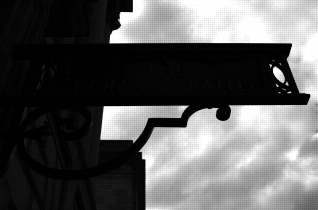
#> input picture 1.png, 318 x 210 px, given as the content of the folder -Demosaicing/Dataset_LINEAR_with_noise/bayer_panasonic/input, which was not available
$ jupyter execute demosaicMSR.ipynb   (text cells are left out)
#> lines starting #> are read from the running program, lines starting #| are printed output that depends on the picture
[cell 1]
import os
import matplotlib.pyplot as plt
import glob
#import shutil
from PIL import Image
import cv2

[cell 2]
BASE_PATH = os.path.join(os.getcwd(),'MSR-Demosaicing','Dataset_LINEAR_with_noise','bayer_panasonic')
NEW_PATH_X = os.path.join(BASE_PATH,'input_dem')
OLD_PATH_X = os.path.join(BASE_PATH,'input')
OLD_PATH_Y = os.path.join(BASE_PATH,'groundtruth')

[cell 3]
if not os.path.isdir(NEW_PATH_X): os.mkdir(NEW_PATH_X)

[cell 4]
image_paths = glob.glob(OLD_PATH_X+'/'+'*.png') # full paths to DNGs

[cell 5]
## Loop through every image in X, demosaic it, save in NEW_PATH_X
for fpath in image_paths:
    #print(fpath)
    fname = fpath.split('/')[-1].split('.')[-2]
    img = cv2.imread(fpath, flags=cv2.IMREAD_GRAYSCALE)
#> img is the input picture: shape (210, 318); min 0, max 255, mean 90.9
    rgb = cv2.cvtColor(img, cv2.COLOR_BayerBG2RGB)
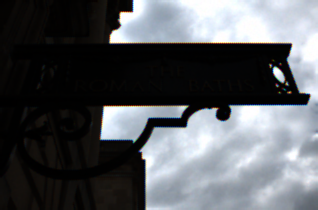
#> rgb: shape (210, 318, 3); mean R, G, B 87.8, 90.8, 94.8
    Image.fromarray(rgb).save(os.path.join(NEW_PATH_X,fname+'.png'))


$ run again, on 13.png
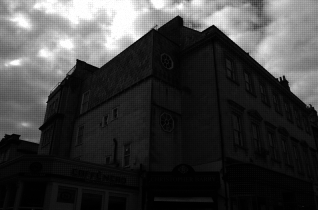
#> input picture 13.png, 318 x 210 px, given as the content of the folder -Demosaicing/Dataset_LINEAR_with_noise/bayer_panasonic/input, which was not available
#> img is the input picture: shape (210, 318); min 0, max 255, mean 62.6
#> `rgb = cv2.cvtColor(img, cv2.COLOR_BayerBG2RGB)`:
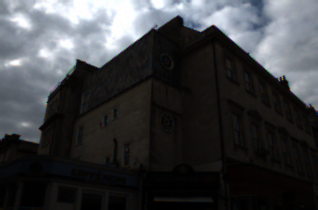
#> rgb: shape (210, 318, 3); mean R, G, B 60.8, 62.4, 65

$ run again, on 14.png
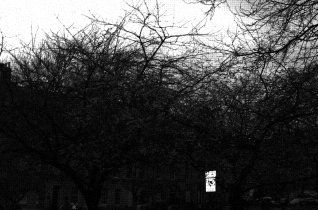
#> input picture 14.png, 318 x 210 px, given as the content of the folder -Demosaicing/Dataset_LINEAR_with_noise/bayer_panasonic/input, which was not available
#> img is the input picture: shape (210, 318); min 0, max 255, mean 69.3
#> `rgb = cv2.cvtColor(img, cv2.COLOR_BayerBG2RGB)`:
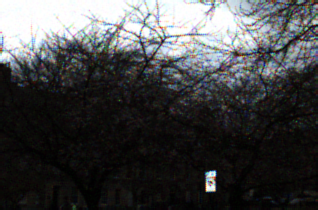
#> rgb: shape (210, 318, 3); mean R, G, B 68.6, 69.3, 70.3

$ run again, on 15.png
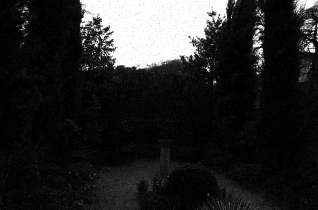
#> input picture 15.png, 318 x 210 px, given as the content of the folder -Demosaicing/Dataset_LINEAR_with_noise/bayer_panasonic/input, which was not available
#> img is the input picture: shape (210, 318); min 0, max 255, mean 37.7
#> `rgb = cv2.cvtColor(img, cv2.COLOR_BayerBG2RGB)`:
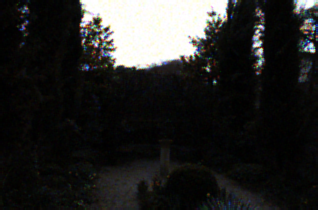
#> rgb: shape (210, 318, 3); mean R, G, B 38.1, 38, 36.9
